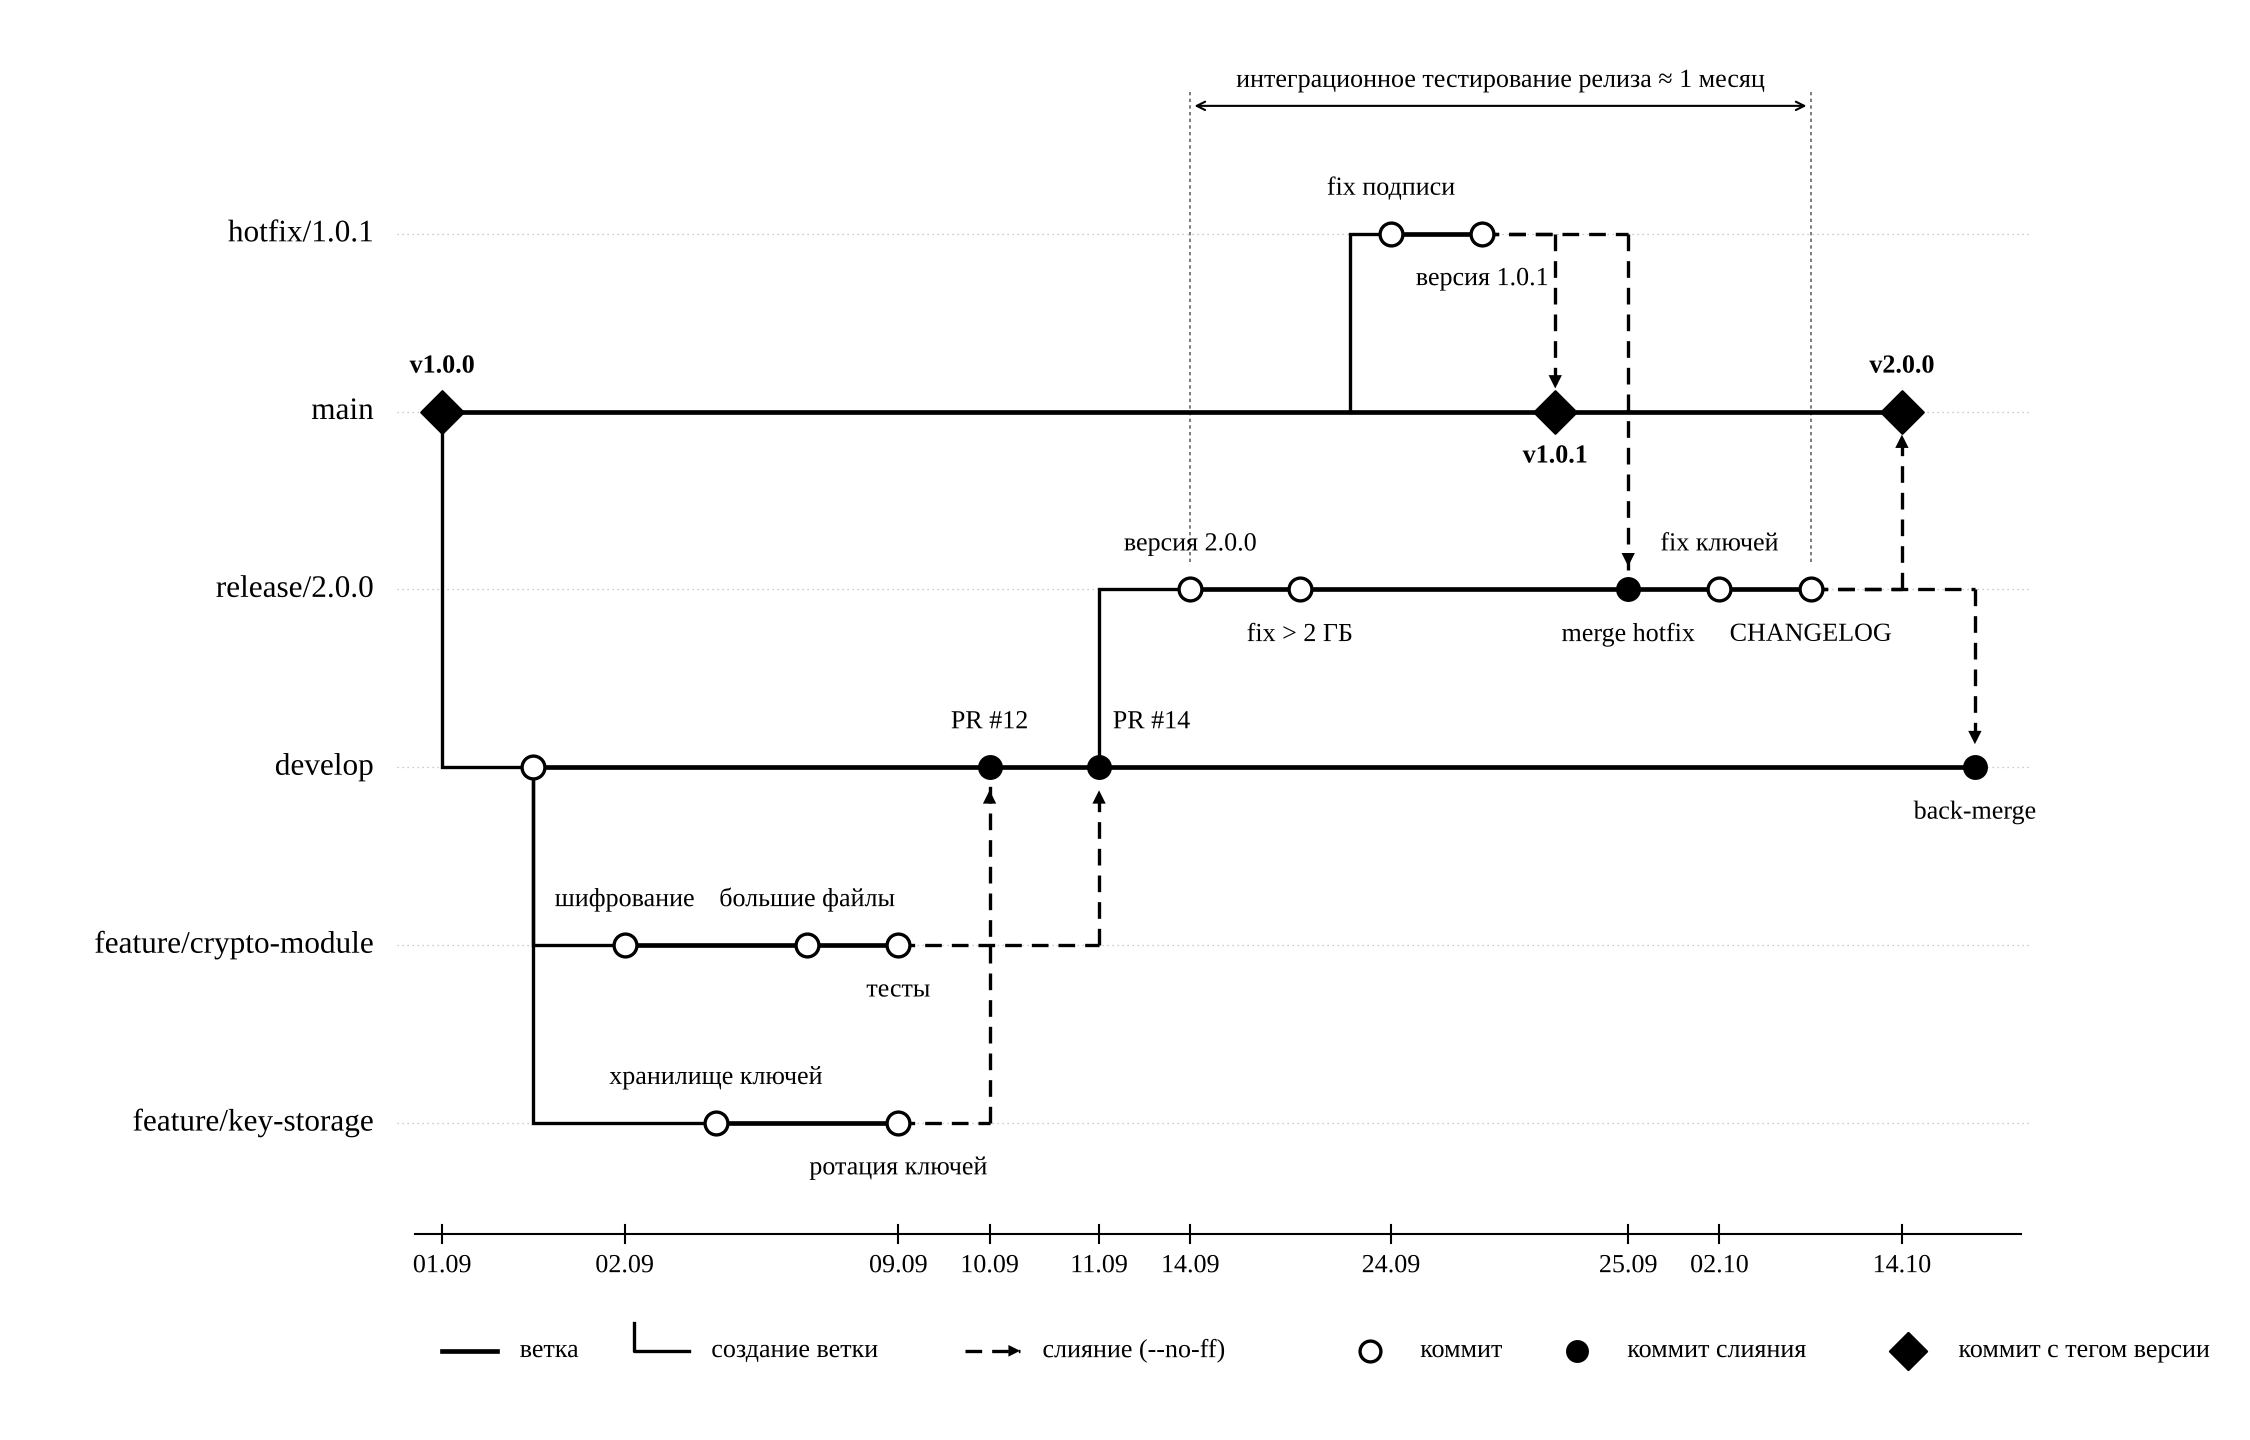

Write the Python code that produced this figure.
"""Граф коммитов Git Flow для варианта 5 (по сценарию gitflow_demo.sh), строгий стиль.

Каждая ветка — горизонтальная линия на своей дорожке, время идёт слева направо.
Создание ветки и слияние изображаются только вертикальными и горизонтальными отрезками.

Запуск: python gitflow_graph.py   ->  gitflow_graph.png
"""
import matplotlib
matplotlib.use("Agg")
import matplotlib.pyplot as plt
from matplotlib.patches import FancyArrowPatch

plt.rcParams["font.family"] = "Liberation Serif"
INK, LW = "black", 1.6
FS, FS_SMALL = 15, 12.5
DASH = (0, (5, 3))

LANES = ["hotfix/1.0.1", "main", "release/2.0.0", "develop", "feature/crypto-module", "feature/key-storage"]
Y = {name: -1.6 * i for i, name in enumerate(LANES)}

# коммиты: id -> (x, ветка, подпись, вид) ; вид: c — обычный, m — коммит слияния, t — коммит с тегом
N = {
    "m0": (0.0, "main", "v1.0.0", "t"),
    "d0": (1.0, "develop", "", "c"),
    "a1": (2.0, "feature/crypto-module", "шифрование", "c"),
    "b1": (3.0, "feature/key-storage", "хранилище ключей", "c"),
    "a2": (4.0, "feature/crypto-module", "большие файлы", "c"),
    "a3": (5.0, "feature/crypto-module", "тесты", "c"),
    "b2": (5.0, "feature/key-storage", "ротация ключей", "c"),
    "d1": (6.0, "develop", "PR #12", "m"),
    "d2": (7.2, "develop", "PR #14", "m"),
    "r1": (8.2, "release/2.0.0", "версия 2.0.0", "c"),
    "r2": (9.4, "release/2.0.0", "fix > 2 ГБ", "c"),
    "h1": (10.4, "hotfix/1.0.1", "fix подписи", "c"),
    "h2": (11.4, "hotfix/1.0.1", "версия 1.0.1", "c"),
    "m1": (12.2, "main", "v1.0.1", "t"),
    "r3": (13.0, "release/2.0.0", "merge hotfix", "m"),
    "r4": (14.0, "release/2.0.0", "fix ключей", "c"),
    "r5": (15.0, "release/2.0.0", "CHANGELOG", "c"),
    "m2": (16.0, "main", "v2.0.0", "t"),
    "d3": (16.8, "develop", "back-merge", "m"),
}
# где ставить подпись коммита: a — над, b — под, l/r — над и левее/правее
LABEL_POS = {'m0': 'a', 'a1': 'a', 'b1': 'a', 'a2': 'a', 'a3': 'b', 'b2': 'b', 'd1': 'a', 'd2': 'r', 'r1': 'a', 'r2': 'b', 'h1': 'a', 'h2': 'b', 'm1': 'b', 'r3': 'b', 'r4': 'a', 'r5': 'b', 'm2': 'a', 'd3': 'b', 'd0': 'a'}

# создание ветки: (родитель, первый коммит новой ветки[, x момента создания])
BRANCH = [("m0", "d0"), ("d0", "a1"), ("d0", "b1"), ("d2", "r1"), ("m0", "h1", 9.95)]  # hotfix создаётся 24.09 от вершины main
# слияние: (последний коммит исходной ветки, коммит слияния в целевой ветке)
MERGE = [("b2", "d1"), ("a3", "d2"), ("h2", "m1"), ("h2", "r3"), ("r5", "m2"), ("r5", "d3")]
# линии веток между своими коммитами
LINE = {"main": ["m0", "m1", "m2"], "develop": ["d0", "d1", "d2", "d3"],
        "feature/crypto-module": ["a1", "a2", "a3"], "feature/key-storage": ["b1", "b2"],
        "release/2.0.0": ["r1", "r2", "r3", "r4", "r5"], "hotfix/1.0.1": ["h1", "h2"]}


def P(n):
    return N[n][0], Y[N[n][1]]


fig, ax = plt.subplots(figsize=(15, 9.6))

# подписи дорожек и тонкие направляющие
for name in LANES:
    ax.text(-0.75, Y[name], name, ha="right", va="center", fontsize=FS)
    ax.plot([-0.5, 17.4], [Y[name]] * 2, color="#BBBBBB", lw=0.6, ls=(0, (1, 3)), zorder=0)

# линии веток
for br, ids in LINE.items():
    xs = [N[i][0] for i in ids]
    ax.plot([min(xs), max(xs)], [Y[br]] * 2, color=INK, lw=LW * 1.4, zorder=1, solid_capstyle="butt")

# создание ветки: вертикаль от родителя до дорожки новой ветки, затем по дорожке до первого коммита
for item in BRANCH:
    parent, child = item[0], item[1]
    (x1, y1), (x2, y2) = P(parent), P(child)
    xb = item[2] if len(item) > 2 else x1          # момент создания ветки
    ax.plot([xb, xb, x2], [y1, y2, y2], color=INK, lw=LW, zorder=1, solid_joinstyle="miter")

# слияние: по дорожке исходной ветки до x коммита слияния, затем вертикаль со стрелкой
for src, dst in MERGE:
    (x1, y1), (x2, y2) = P(src), P(dst)
    end = y2 + (0.17 if y2 < y1 else -0.17)
    ax.plot([x1, x2], [y1, y1], color=INK, lw=LW, ls=DASH, zorder=1)
    ax.plot([x2, x2], [y1, end], color=INK, lw=LW, ls=DASH, zorder=1)
    ax.add_patch(FancyArrowPatch((x2, y1 + (y2 - y1) * 0.6), (x2, end),
                                 arrowstyle="-|>", mutation_scale=16, color=INK, lw=0, zorder=2))

# коммиты
for n, (x, br, label, kind) in N.items():
    y = Y[br]
    if kind == "t":
        ax.scatter([x], [y], s=210, marker="D", color=INK, zorder=3)
    elif kind == "m":
        ax.scatter([x], [y], s=120, marker="o", color=INK, zorder=3)
    else:
        ax.scatter([x], [y], s=120, marker="o", facecolor="white", edgecolor=INK, linewidth=LW, zorder=3)
    if label:
        side = LABEL_POS.get(n, "a")
        fw = "bold" if kind == "t" else "normal"
        if side == "a":
            ax.text(x, y + 0.3, label, ha="center", va="bottom", fontsize=FS_SMALL, fontweight=fw)
        elif side == "b":
            ax.text(x, y - 0.3, label, ha="center", va="top", fontsize=FS_SMALL, fontweight=fw)
        elif side == "r":  # над и правее — когда сверху и снизу к коммиту подходят линии
            ax.text(x + 0.15, y + 0.3, label, ha="left", va="bottom", fontsize=FS_SMALL, fontweight=fw)
        else:  # над и левее
            ax.text(x - 0.15, y + 0.3, label, ha="right", va="bottom", fontsize=FS_SMALL, fontweight=fw)

# период интеграционного тестирования — размерная линия над дорожкой hotfix
yb = Y["hotfix/1.0.1"] + 1.15
for xv in (8.2, 15.0):
    ax.plot([xv, xv], [Y["release/2.0.0"] + 0.25, yb + 0.15], color="#666666", lw=0.8, ls=(0, (2, 2)), zorder=0)
ax.annotate("", xy=(8.2, yb), xytext=(15.0, yb), arrowprops=dict(arrowstyle="<->", color=INK, lw=1.0))
ax.text(11.6, yb + 0.12, "интеграционное тестирование релиза ≈ 1 месяц", ha="center", va="bottom", fontsize=FS_SMALL)

# ось времени
yt = Y["feature/key-storage"] - 1.0
ax.plot([-0.3, 17.3], [yt, yt], color=INK, lw=1.0)
for x, t in [(0, "01.09"), (2.0, "02.09"), (5.0, "09.09"), (6.0, "10.09"), (7.2, "11.09"), (8.2, "14.09"),
             (10.4, "24.09"), (13.0, "25.09"), (14.0, "02.10"), (16.0, "14.10")]:
    ax.plot([x, x], [yt - 0.08, yt + 0.08], color=INK, lw=1.0)
    ax.text(x, yt - 0.18, t, ha="center", va="top", fontsize=FS_SMALL)

# условные обозначения
yl = yt - 1.05
items = [("line", "ветка"), ("branch", "создание ветки"), ("merge", "слияние (--no-ff)"),
         ("c", "коммит"), ("m", "коммит слияния"), ("t", "коммит с тегом версии")]
x = 0.0
for kind, text in items:
    if kind == "line":
        ax.plot([x, x + 0.6], [yl, yl], color=INK, lw=LW * 1.4)
    elif kind == "branch":
        ax.plot([x, x, x + 0.6], [yl + 0.25, yl, yl], color=INK, lw=LW)
    elif kind == "merge":
        ax.plot([x, x + 0.6], [yl, yl], color=INK, lw=LW, ls=DASH)
        ax.add_patch(FancyArrowPatch((x + 0.3, yl), (x + 0.65, yl), arrowstyle="-|>", mutation_scale=14, color=INK, lw=0))
    elif kind == "c":
        ax.scatter([x + 0.3], [yl], s=100, facecolor="white", edgecolor=INK, linewidth=LW)
    elif kind == "m":
        ax.scatter([x + 0.3], [yl], s=100, color=INK)
    else:
        ax.scatter([x + 0.3], [yl], s=160, marker="D", color=INK)
    ax.text(x + 0.85, yl, text, ha="left", va="center", fontsize=FS_SMALL)
    x += 1.25 + len(text) * 0.17

ax.set_xlim(-4.6, 17.9)
ax.set_ylim(yl - 0.6, Y["hotfix/1.0.1"] + 1.9)
ax.axis("off")
plt.tight_layout()
plt.savefig("gitflow_graph.png", dpi=150)
print("saved gitflow_graph.png")
